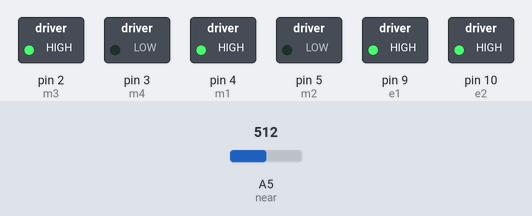
Recording of a sketch running on a simulated Arduino Uno, built with avr-gcc and run on an emulated ATmega328P. On the bench: switched loads named in the sketch (green lamp = pin HIGH). Dashed ring = blinking. Inputs (shaded band) come from the test bench; at power-on: A5 (near) = 512.

Above: at 1.2 s.
1.3 s: A5 (near) set to 486
At 1.7 s:
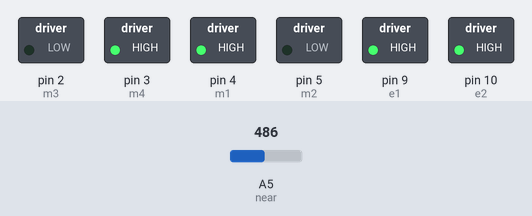
4.3 s: A5 (near) set to 510
At 4.9 s:
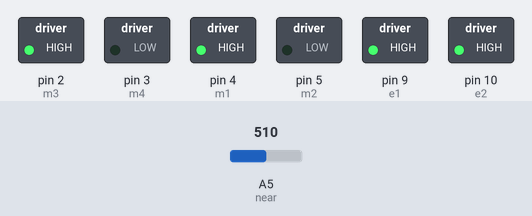
5.8 s: A5 (near) set to 490
At 8.7 s:
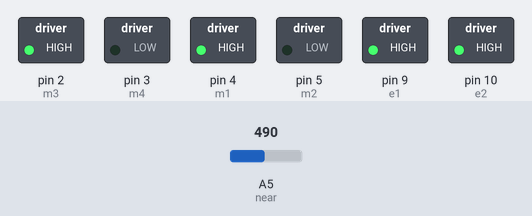
8.8 s: A5 (near) set to 511
At 9.6 s:
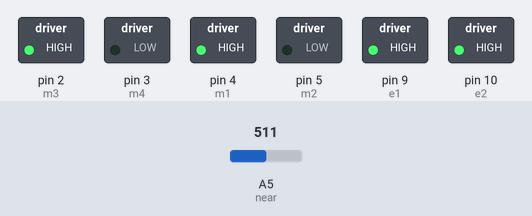
Timing chart, 0 to 11.3 s (numbered marks = the images above; inputs shaded):
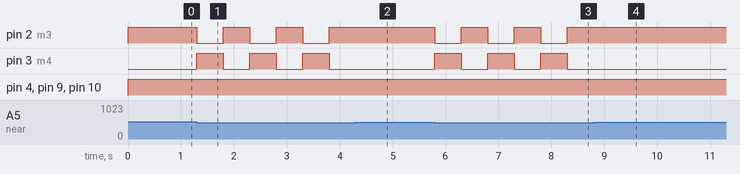

Measured:
- the behaviour switches between 501 and 500 on A5 (near) (found by bisection; images 0 and 1)
- after the input at 1.3 s, pin 2 (m3), pin 3 (m4): alternates HIGH for 0.50 s and LOW for 0.50 s, starting at once
- after the input at 4.3 s, pin 2 (m3): stays HIGH (without the input it goes to LOW after 0.00 s); pin 3 (m4): stays LOW (without the input it goes to HIGH after 0.00 s)
- after the input at 5.8 s, pin 2 (m3), pin 3 (m4): alternates HIGH for 0.50 s and LOW for 0.50 s, starting at once
- after the input at 8.8 s, pin 2 (m3): stops changing and stays HIGH; pin 3 (m4): stops changing and stays LOW

The sketch:

Code.ino
```cpp
#define m1 4  //Right Motor MA1
#define m2 5  //Right Motor MA2
#define m3 2  //Left Motor MB1
#define m4 3  //Left Motor MB2
#define e1 9  //Right Motor Enable Pin EA
#define e2 10 //Left Motor Enable Pin EB
#define near A5

//*****************//


void setup()
 {
  pinMode(m1, OUTPUT);
  pinMode(m2, OUTPUT);
  pinMode(m3, OUTPUT);
  pinMode(m4, OUTPUT);
  pinMode(e1, OUTPUT);
  pinMode(e2, OUTPUT);

  pinMode(near, INPUT);
}

void loop()
 {
   int s6 = analogRead(near);//distnace sensor value

    if(s6 > 500 )
     {//robot move forward direction
       analogWrite(e1, 255);
       analogWrite(e2, 255);
       digitalWrite(m1, HIGH);
       digitalWrite(m2, LOW);
       digitalWrite(m3, HIGH);
       digitalWrite(m4, LOW);
      }
    //obstacle detected and avoide by robot
   else
   {//robot change the path by taking turn
      analogWrite(e1, 255);
      analogWrite(e2, 255);
      digitalWrite(m1, HIGH);
      digitalWrite(m2, LOW);
      digitalWrite(m3, LOW);
      digitalWrite(m4, HIGH);

      delay(500);
   //robot move agagin on changed path
      analogWrite(e1, 255);
      analogWrite(e2, 255);
      digitalWrite(m1, HIGH);
      digitalWrite(m2, LOW);
      digitalWrite(m3, HIGH);
      digitalWrite(m4, LOW);

      delay(500);

     }

  }
```
